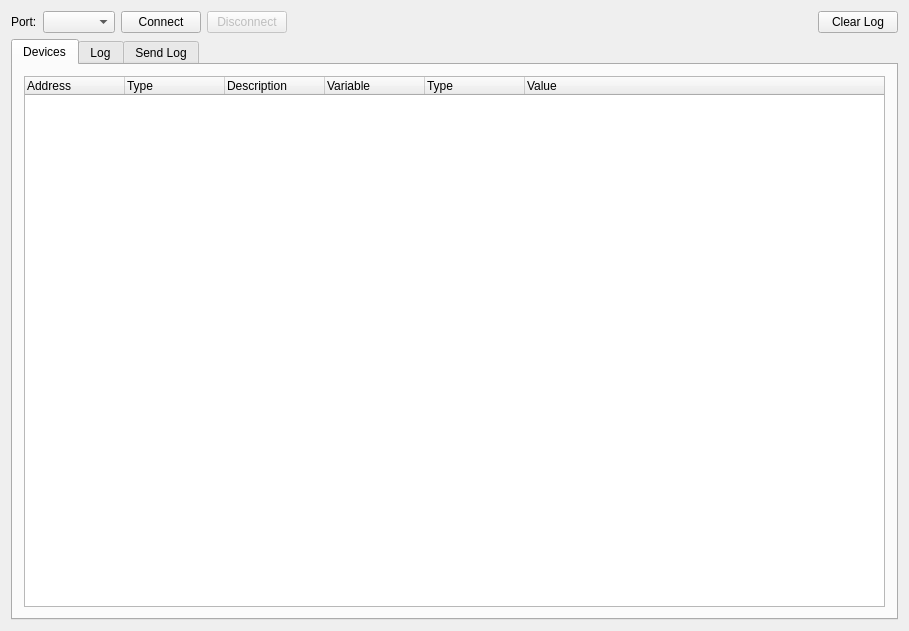
<?xml version="1.0" encoding="UTF-8"?>
<ui version="4.0">
 <class>MainWindow</class>
 <widget class="QMainWindow" name="MainWindow">
  <property name="geometry">
   <rect>
    <x>0</x>
    <y>0</y>
    <width>909</width>
    <height>631</height>
   </rect>
  </property>
  <property name="windowTitle">
   <string>MainWindow</string>
  </property>
  <widget class="QWidget" name="centralWidget">
   <layout class="QVBoxLayout" name="verticalLayout">
    <item>
     <layout class="QHBoxLayout" name="horizontalLayout">
      <item>
       <widget class="QLabel" name="label">
        <property name="text">
         <string>Port:</string>
        </property>
       </widget>
      </item>
      <item>
       <widget class="QComboBox" name="comboBoxPort"/>
      </item>
      <item>
       <widget class="QPushButton" name="pushButton_Connect">
        <property name="text">
         <string>Connect</string>
        </property>
       </widget>
      </item>
      <item>
       <widget class="QPushButton" name="pushButton_Disconnect">
        <property name="enabled">
         <bool>false</bool>
        </property>
        <property name="text">
         <string>Disconnect</string>
        </property>
       </widget>
      </item>
      <item>
       <spacer name="horizontalSpacer">
        <property name="orientation">
         <enum>Qt::Horizontal</enum>
        </property>
        <property name="sizeHint" stdset="0">
         <size>
          <width>40</width>
          <height>20</height>
         </size>
        </property>
       </spacer>
      </item>
      <item>
       <widget class="QPushButton" name="pushButton_ClearLogs">
        <property name="text">
         <string>Clear Log</string>
        </property>
       </widget>
      </item>
     </layout>
    </item>
    <item>
     <widget class="QTabWidget" name="tabWidget">
      <property name="currentIndex">
       <number>0</number>
      </property>
      <widget class="QWidget" name="tab">
       <attribute name="title">
        <string>Devices</string>
       </attribute>
       <layout class="QVBoxLayout" name="verticalLayout_2">
        <item>
         <widget class="QTreeWidget" name="treeWidgetDevices">
          <property name="contextMenuPolicy">
           <enum>Qt::CustomContextMenu</enum>
          </property>
          <property name="columnCount">
           <number>6</number>
          </property>
          <column>
           <property name="text">
            <string>Address</string>
           </property>
          </column>
          <column>
           <property name="text">
            <string>Type</string>
           </property>
          </column>
          <column>
           <property name="text">
            <string>Description</string>
           </property>
          </column>
          <column>
           <property name="text">
            <string>Variable</string>
           </property>
          </column>
          <column>
           <property name="text">
            <string>Type</string>
           </property>
          </column>
          <column>
           <property name="text">
            <string>Value</string>
           </property>
          </column>
         </widget>
        </item>
       </layout>
      </widget>
      <widget class="QWidget" name="tab_2">
       <attribute name="title">
        <string>Log</string>
       </attribute>
       <layout class="QVBoxLayout" name="verticalLayout_3">
        <item>
         <layout class="QHBoxLayout" name="horizontalLayout_3">
          <property name="leftMargin">
           <number>0</number>
          </property>
          <item>
           <widget class="QListWidget" name="listWidget_LogHex">
            <property name="font">
             <font>
              <family>DejaVu Sans Mono</family>
             </font>
            </property>
            <property name="horizontalScrollBarPolicy">
             <enum>Qt::ScrollBarAlwaysOn</enum>
            </property>
            <property name="horizontalScrollMode">
             <enum>QAbstractItemView::ScrollPerPixel</enum>
            </property>
           </widget>
          </item>
          <item>
           <widget class="QListWidget" name="listWidget_LogText">
            <property name="font">
             <font>
              <family>DejaVu Sans Mono</family>
             </font>
            </property>
            <property name="horizontalScrollBarPolicy">
             <enum>Qt::ScrollBarAlwaysOn</enum>
            </property>
            <property name="horizontalScrollMode">
             <enum>QAbstractItemView::ScrollPerPixel</enum>
            </property>
           </widget>
          </item>
         </layout>
        </item>
        <item>
         <widget class="QLabel" name="label_Buffer">
          <property name="text">
           <string/>
          </property>
          <property name="wordWrap">
           <bool>true</bool>
          </property>
         </widget>
        </item>
       </layout>
      </widget>
      <widget class="QWidget" name="tab_3">
       <attribute name="title">
        <string>Send Log</string>
       </attribute>
       <layout class="QVBoxLayout" name="verticalLayout_4">
        <item>
         <widget class="QListWidget" name="listWidget_SendLogs">
          <property name="font">
           <font>
            <family>DejaVu Sans Mono</family>
           </font>
          </property>
         </widget>
        </item>
       </layout>
      </widget>
     </widget>
    </item>
   </layout>
  </widget>
 </widget>
 <layoutdefault spacing="6" margin="11"/>
 <resources/>
 <connections/>
</ui>
